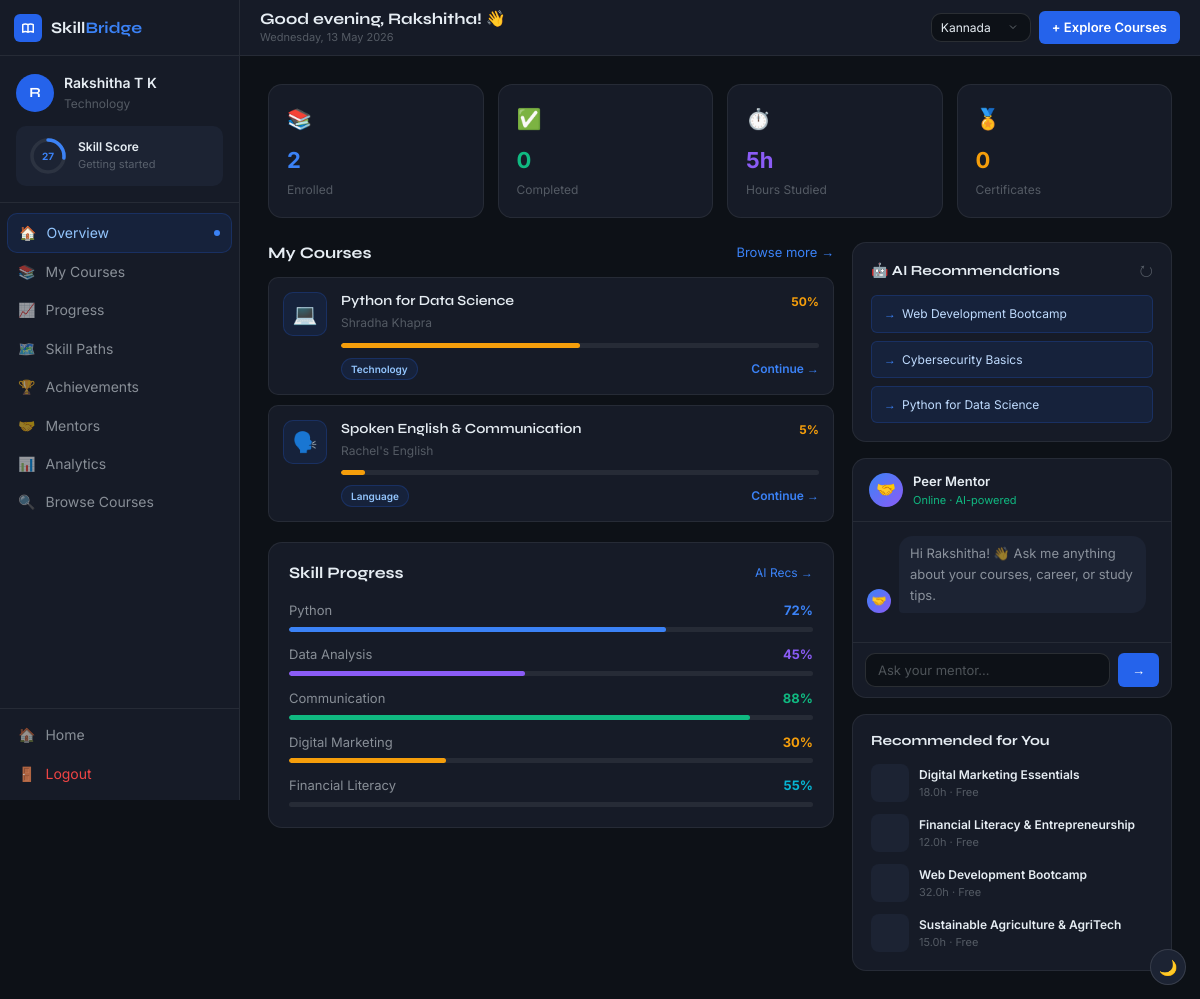
/dashboard (signed in), run on the app's committed database.
### app.py (models this page shows, shortened)
class User(UserMixin, db.Model):
    __tablename__ = "users"
    id            = db.Column(db.Integer, primary_key=True)
    name          = db.Column(db.String(120), nullable=False)
    email         = db.Column(db.String(120), unique=True, nullable=False)
    password_hash = db.Column(db.String(256), nullable=False)
    interest      = db.Column(db.String(80), default="Technology")
    location      = db.Column(db.String(120), default="")
    language      = db.Column(db.String(10), default="en")   # preferred language code
    joined_at     = db.Column(db.DateTime, default=datetime.utcnow)
    enrollments   = db.relationship("Enrollment", back_populates="user", lazy="dynamic")

class Enrollment(db.Model):
    __tablename__ = "enrollments"
    id          = db.Column(db.Integer, primary_key=True)
    user_id     = db.Column(db.Integer, db.ForeignKey("users.id"), nullable=False)
    course_id   = db.Column(db.Integer, db.ForeignKey("courses.id"), nullable=False)
    progress    = db.Column(db.Integer, default=0)        # 0-100
    enrolled_at = db.Column(db.DateTime, default=datetime.utcnow)
    user        = db.relationship("User", back_populates="enrollments")
    course      = db.relationship("Course", back_populates="enrollments")

class Course(db.Model):
    __tablename__ = "courses"
    id           = db.Column(db.Integer, primary_key=True)
    title        = db.Column(db.String(200), nullable=False)
    description  = db.Column(db.Text, nullable=False)
    category     = db.Column(db.String(80), nullable=False)
    level        = db.Column(db.String(40), default="Beginner")
    duration_hrs = db.Column(db.Float, default=10.0)
    instructor   = db.Column(db.String(120), default="SkillBridge Faculty")
    thumbnail    = db.Column(db.String(300), default="")
    youtube_id   = db.Column(db.String(20), default="")
    modules      = db.Column(db.Text, default="[]")   # JSON list
    enrollments  = db.relationship("Enrollment", back_populates="course", lazy="dynamic")

### app.py (the view)
@app.route("/dashboard")
@login_required
def dashboard():
    enrollments = current_user.enrollments.all()
    skill_score = 0
    if enrollments:
        skill_score = int(sum(e.progress for e in enrollments) / len(enrollments))
    recommendations = SKILL_RECOMMENDATIONS.get(current_user.interest, [])
    all_courses = Course.query.all()
    return render_template(
        "dashboard.html",
        enrollments=enrollments,
        skill_score=skill_score,
        recommendations=recommendations,
        all_courses=all_courses,
        now=datetime.utcnow(),
    )

### templates/dashboard.html (shortened to what this page needs)
{% extends "base.html" %}
{% block content %}
<div class="app-shell">
  <aside class="sidebar">
    <div class="sidebar-header">
      <a href="/" class="logo">
        <div class="logo-icon" style="width:28px;height:28px;">
        </div>
        <span class="logo-text" style="font-size:16px;">Skill<span>Bridge</span></span>
      </a>
    </div>
    <div style="padding:16px;border-bottom:1px solid var(--border);">
      <div style="display:flex;align-items:center;gap:10px;margin-bottom:12px;">
        <div class="avatar avatar-md">{{ current_user.name[0].upper() }}</div>
        <div style="min-width:0;">
          <p style="font-weight:600;font-size:14px;white-space:nowrap;overflow:hidden;text-overflow:ellipsis;">{{ current_user.name }}</p>
          <p style="font-size:12px;color:var(--text-faint);">{{ current_user.interest }}</p>
        </div>
      </div>
      <div style="background:var(--bg-raised);border-radius:var(--radius);padding:10px 12px;display:flex;align-items:center;gap:10px;">
        <div style="position:relative;width:40px;height:40px;flex-shrink:0;">
          <svg width="40" height="40" style="transform:rotate(-90deg);" viewBox="0 0 40 40">
            <circle cx="20" cy="20" r="16" fill="none" stroke="rgba(255,255,255,0.07)" stroke-width="3.5"/>
            <circle cx="20" cy="20" r="16" fill="none" stroke="var(--brand-light)" stroke-width="3.5"
              stroke-dasharray="{{ (skill_score/100*100.5)|round(1) }},100.5" stroke-linecap="round"/>
          </svg>
          <span style="position:absolute;inset:0;display:flex;align-items:center;justify-content:center;font-size:10px;font-weight:700;color:var(--brand-light);">{{ skill_score }}</span>
        </div>
        <div>
          <p style="font-size:12px;font-weight:600;">Skill Score</p>
          <p style="font-size:11px;color:var(--text-faint);">{% if skill_score >= 80 %}Expert!{% elif skill_score >= 50 %}Keep going!{% else %}Getting started{% endif %}</p>
        </div>
      </div>
    </div>
    <nav class="sidebar-nav">
      {% set nav = [
        ("🏠","Overview","#overview",True),
        ("📚","My Courses","#courses",False),
        ("📈","Progress","#progress",False),
        ("🗺️","Skill Paths","/skill-paths",False),
        ("🏆","Achievements","/gamification",False),
        ("🤝","Mentors","/mentors",False),
        ("📊","Analytics","/analytics",False),
        ("🔍","Browse Courses","/courses",False),
      ] %}
      {% for icon, label, href, active in nav %}
      <a href="{{ href }}" class="nav-link {% if active %}active{% endif %}">
        <span>{{ icon }}</span>
        <span data-i18n>{{ label }}</span>
        {% if active %}<span style="width:6px;height:6px;border-radius:50%;background:var(--brand-light);margin-left:auto;"></span>{% endif %}
      </a>
      {% endfor %}
    </nav>
    <div class="sidebar-footer">
      <a href="/" class="nav-link"><span>🏠</span><span data-i18n>Home</span></a>
      <a href="/logout" class="nav-link" style="color:var(--danger);"><span>🚪</span><span data-i18n>Logout</span></a>
    </div>
  </aside>
  <div class="main-scroll" style="display:flex;flex-direction:column;">
    <div class="topbar-inner-dash">
      <div style="display:flex;align-items:center;gap:10px;">
        <div>
          <h1 style="font-size:16px;font-weight:700;">
            Good {% set h=now.hour %}{% if h<12 %}morning{% elif h<17 %}afternoon{% else %}evening{% endif %}, {{ current_user.name.split()[0] }}! 👋
          </h1>
          <p style="font-size:11px;color:var(--text-faint);margin-top:1px;">{{ now.strftime("%A, %d %B %Y") }}</p>
        </div>
      </div>
      <div style="display:flex;align-items:center;gap:8px;">
        <select id="page-lang-select" onchange="setAndTranslatePage(this.value)" class="input" style="width:auto;font-size:12px;padding:5px 28px 5px 9px;" title="Change language">
          {% for code, label in SUPPORTED_LANGUAGES.items() %}
          <option value="{{ code }}" {% if code == lang %}selected{% endif %}>{{ label }}</option>
          {% endfor %}
        </select>
        <a href="/courses" class="btn btn-primary btn-sm" data-i18n>+ Explore Courses</a>
      </div>
    </div>
    <div style="padding:28px;display:flex;flex-direction:column;gap:24px;" id="overview">
      {% set completed_count = enrollments|selectattr("progress","equalto",100)|list|length %}
      {% set hours_studied = (enrollments|sum(attribute="progress") // 10) %}
      <div style="display:grid;grid-template-columns:repeat(4,1fr);gap:14px;" class="dash-stats">
        {% for icon, label, value, color in [
          ("📚","Enrolled",enrollments|length,"var(--brand-light)"),
          ("✅","Completed",completed_count,"#10b981"),
          ("⏱️","Hours Studied",hours_studied|string+"h","#8b5cf6"),
          ("🏅","Certificates",completed_count,"#f59e0b"),
        ] %}
        <div class="stat-tile">
          <span style="font-size:20px;">{{ icon }}</span>
          <p style="font-size:22px;font-weight:700;color:{{ color }};margin-top:8px;">{{ value }}</p>
          <p style="font-size:12px;color:var(--text-faint);margin-top:2px;" data-i18n>{{ label }}</p>
        </div>
        {% endfor %}
      </div>
      <div style="display:grid;grid-template-columns:1fr 320px;gap:18px;" class="dash-two-col" id="courses">
        <div style="display:flex;flex-direction:column;gap:20px;">
          <div>
            <div style="display:flex;align-items:center;justify-content:space-between;margin-bottom:14px;">
              <h2 style="font-size:16px;font-weight:700;" data-i18n>My Courses</h2>
              <a href="/courses" style="font-size:13px;color:var(--brand-light);" data-i18n>Browse more →</a>
            </div>
            {% if enrollments %}
            <div style="display:flex;flex-direction:column;gap:10px;">
              {% for e in enrollments %}
              <div class="enroll-card">
                <div style="display:flex;align-items:flex-start;gap:14px;">
                  <div style="width:44px;height:44px;border-radius:10px;background:var(--brand-dim);border:1px solid var(--brand-border);display:flex;align-items:center;justify-content:center;font-size:20px;flex-shrink:0;">
                    {% set cat=e.course.category %}{% if "Tech" in cat or "Program" in cat %}💻{% elif "Market" in cat %}📊{% elif "Finance" in cat %}💰{% elif "Agri" in cat %}🌱{% elif "Lang" in cat %}🗣️{% else %}📖{% endif %}
                  </div>
                  <div style="flex:1;min-width:0;">
                    <div style="display:flex;align-items:flex-start;justify-content:space-between;gap:8px;">
                      <h3 style="font-size:14px;font-weight:600;line-height:1.3;">{{ e.course.title }}</h3>
                      <span style="font-size:12px;font-weight:700;flex-shrink:0;color:{% if e.progress==100 %}#10b981{% elif e.progress>50 %}var(--brand-light){% else %}#f59e0b{% endif %};">{{ e.progress }}%</span>
                    </div>
                    <p style="font-size:12px;color:var(--text-faint);margin-top:2px;">{{ e.course.instructor }}</p>
                    <div class="progress-track" style="margin-top:10px;">
                      <div class="progress-fill enroll-bar" data-w="{{ e.progress }}" style="width:0;background:{% if e.progress==100 %}#10b981{% elif e.progress>50 %}var(--brand-light){% else %}#f59e0b{% endif %};"></div>
                    </div>
                    <div style="display:flex;align-items:center;justify-content:space-between;margin-top:10px;">
                      <span class="badge badge-brand" style="font-size:10px;">{{ e.course.category }}</span>
                      <a href="/learn/{{ e.course.id }}" style="font-size:12px;font-weight:600;color:var(--brand-light);" data-i18n>{% if e.progress==100 %}Review{% elif e.progress>0 %}Continue{% else %}Start{% endif %} →</a>
                    </div>
                  </div>
                </div>
              </div>
              {% endfor %}
            </div>
            {% endif %}
          </div>
          <div class="card-flat" style="padding:20px;" id="progress">
            <div style="display:flex;align-items:center;justify-content:space-between;margin-bottom:18px;">
              <h2 style="font-size:16px;font-weight:700;" data-i18n>Skill Progress</h2>
              <button onclick="loadRecs()" style="font-size:12px;color:var(--brand-light);background:none;border:none;cursor:pointer;" data-i18n>AI Recs →</button>
            </div>
            {% for skill, pct, color in [("Python",72,"#3b82f6"),("Data Analysis",45,"#8b5cf6"),("Communication",88,"#10b981"),("Digital Marketing",30,"#f59e0b"),("Financial Literacy",55,"#06b6d4")] %}
            <div class="skill-row">
              <div style="display:flex;justify-content:space-between;font-size:13px;margin-bottom:6px;">
                <span style="color:var(--text-muted);">{{ skill }}</span>
                <span style="font-weight:700;color:{{ color }};">{{ pct }}%</span>
              </div>
              <div class="progress-track">
                <div class="progress-fill skill-bar" data-w="{{ pct }}" data-color="{{ color }}" style="width:0;"></div>
              </div>
            </div>
            {% endfor %}
          </div>
        </div>
        <div style="display:flex;flex-direction:column;gap:16px;">
          <div class="card-flat" style="padding:18px;">
            <div style="display:flex;align-items:center;justify-content:space-between;margin-bottom:14px;">
              <h2 style="font-size:14px;font-weight:700;" data-i18n>🤖 AI Recommendations</h2>
              <button onclick="loadRecs()" style="background:none;border:none;cursor:pointer;color:var(--text-faint);font-size:16px;" title="Refresh">↻</button>
            </div>
            <div id="rec-list" style="display:flex;flex-direction:column;gap:8px;">
              {% for rec in recommendations[:4] %}
              <div style="background:var(--brand-dim);border:1px solid var(--brand-border);border-radius:var(--radius-sm);padding:8px 12px;font-size:12px;color:#bfdbfe;display:flex;gap:6px;">
                <span style="color:var(--brand-light);flex-shrink:0;">→</span><span>{{ rec }}</span>
              </div>
              {% else %}
              <p style="font-size:12px;color:var(--text-faint);text-align:center;padding:12px 0;">Click ↻ to load recommendations</p>
              {% endfor %}
            </div>
          </div>
          <div class="card-flat" style="display:flex;flex-direction:column;overflow:hidden;">
            <div style="padding:12px 16px;border-bottom:1px solid var(--border);display:flex;align-items:center;gap:10px;flex-shrink:0;">
              <div style="width:34px;height:34px;border-radius:50%;background:linear-gradient(135deg,#3b82f6,#8b5cf6);display:flex;align-items:center;justify-content:center;font-size:16px;flex-shrink:0;">🤝</div>
              <div>
                <p style="font-size:13px;font-weight:600;" data-i18n>Peer Mentor</p>
                <p style="font-size:11px;color:#10b981;" data-i18n>Online · AI-powered</p>
              </div>
            </div>
            <div id="chat-msgs" style="padding:14px;display:flex;flex-direction:column;gap:10px;overflow-y:auto;max-height:240px;min-height:120px;">
              <div style="display:flex;gap:8px;align-items:flex-end;">
                <div style="width:24px;height:24px;border-radius:50%;background:linear-gradient(135deg,#3b82f6,#8b5cf6);display:flex;align-items:center;justify-content:center;font-size:12px;flex-shrink:0;">🤝</div>
                <div class="chat-bubble-bot">Hi {{ current_user.name.split()[0] }}! 👋 Ask me anything about your courses, career, or study tips.</div>
              </div>
            </div>
            <div style="padding:10px 12px;border-top:1px solid var(--border);display:flex;gap:8px;flex-shrink:0;">
              <input id="chat-in" type="text" placeholder="Ask your mentor…" class="input" style="font-size:13px;padding:8px 12px;" data-i18n-placeholder="Ask your mentor…"/>
              <button onclick="sendChat()" class="btn btn-primary btn-sm" style="flex-shrink:0;padding:8px 14px;">→</button>
            </div>
          </div>
          <div class="card-flat" style="padding:18px;">
            <h2 style="font-size:14px;font-weight:700;margin-bottom:14px;" data-i18n>Recommended for You</h2>
            <div style="display:flex;flex-direction:column;gap:12px;">
              {% set enrolled_ids = enrollments|map(attribute="course")|map(attribute="id")|list %}
              {% set ns = namespace(n=0) %}
              {% for c in all_courses %}{% if c.id not in enrolled_ids and ns.n < 4 %}{% set ns.n = ns.n+1 %}
              <a href="/learn/{{ c.id }}" style="display:flex;align-items:center;gap:10px;text-decoration:none;">
                <div style="width:38px;height:38px;border-radius:8px;overflow:hidden;background:var(--bg-raised);flex-shrink:0;">
                </div>
                <div style="min-width:0;">
                  <p style="font-size:12px;font-weight:600;white-space:nowrap;overflow:hidden;text-overflow:ellipsis;">{{ c.title }}</p>
                  <p style="font-size:11px;color:var(--text-faint);">{{ c.duration_hrs }}h · Free</p>
                </div>
              </a>
              {% endif %}{% endfor %}
            </div>
          </div>
        </div>
      </div>
    </div>
  </div>
</div>
{% endblock %}

### data on the page
User: name "R", name "Rakshitha T K", interest "Technology", name "Rakshitha", language "Kannada"
Enrollment: course "Python for Data Science", progress "50", course.instructor "Shradha Khapra", course.category "Technology", shows "Continue"
Enrollment: course "Spoken English & Communication", progress "5", course.instructor "Rachel's English", course.category "Language", shows "Continue"
Course: title "Digital Marketing Essentials", duration_hrs "18.0"
Course: title "Financial Literacy & Entrepreneurship", duration_hrs "12.0"
Course: title "Web Development Bootcamp", duration_hrs "32.0"
Course: title "Sustainable Agriculture & AgriTech", duration_hrs "15.0"

### other printed values
{{ skill_score }} "27"
{{ icon }} "🏠" "📚" "📈" "🗺️" "🏆" "🤝" "📊" "🔍"
{{ label }} "Overview" "My Courses" "Progress" "Skill Paths" "Achievements" "Mentors" "Analytics" "Browse Courses"
{{ icon }} "📚" "✅" "⏱️" "🏅"
{{ value }} "2" "0" "5h" "0"
{{ label }} "Enrolled" "Completed" "Hours Studied" "Certificates"
{{ skill }} "Python" "Data Analysis" "Communication" "Digital Marketing" "Financial Literacy"
{{ pct }} "72" "45" "88" "30" "55"
{{ rec }} "Web Development Bootcamp" "Cybersecurity Basics" "Python for Data Science"
